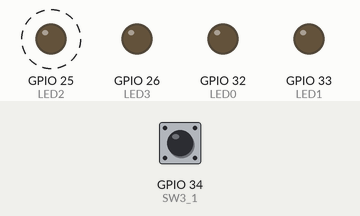
This sketch was run on a simulated ESP32. Shown: output pins drawn as LEDs (lit = HIGH). Dashed ring = blinking. The test bench sets the inputs (shaded band); at power-on: GPIO 34 (SW3_1) LOW.

Above: at 2.8 s.
2.9 s: GPIO 34 (SW3_1) pulled HIGH for 1.2 s
At 3.4 s:
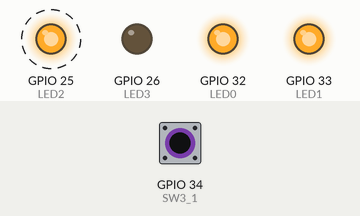
6.5 s: GPIO 34 (SW3_1) pulled HIGH for 3.2 s
At 11.8 s:
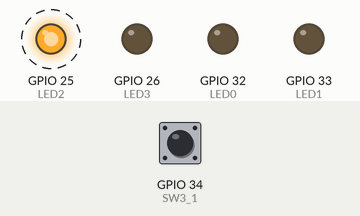
Timing chart, 0 to 17.5 s (numbered marks = the images above; inputs shaded):
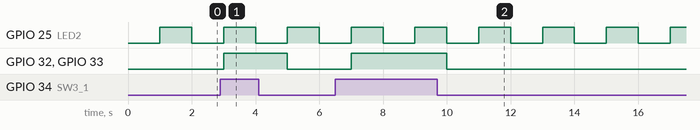

The sketch:

Lab02-Checkpoint001.ino
```cpp
#define LED0 32
#define LED1 33
#define LED2 25
#define LED3 26
#define SW3_1 34
#define SW3_2 35
#define SW3_3 9

char disp_v = 0;

void setup() {
  // put your setup code here, to run once:
	pinMode(LED0, OUTPUT);
	pinMode(LED1, OUTPUT);
	pinMode(LED2, OUTPUT);
	pinMode(LED3, OUTPUT);
	pinMode(SW3_1, INPUT);
	pinMode(SW3_2, INPUT);
	pinMode(SW3_3, INPUT);
}

void loop() {

	int st = digitalRead(SW3_1);

	if(st)
	{
		digitalWrite(LED0, HIGH);
		digitalWrite(LED1, HIGH);
	}
	else
	{
		digitalWrite(LED0, LOW);
		digitalWrite(LED1, LOW);
	}

	digitalWrite(LED2, disp_v);
	disp_v = ~disp_v;

	delay(1000);
}
```

Measured:
- after the input at 2.9 s, GPIO 32 (LED0), GPIO 33 (LED1): LOW → HIGH after 0.10 s, → LOW 2.0 s later
- after the input at 6.5 s, GPIO 32 (LED0), GPIO 33 (LED1): LOW → HIGH after 0.50 s, → LOW 3.0 s later
- by itself, GPIO 25 (LED2): alternates HIGH for 1.0 s and LOW for 1.0 s
